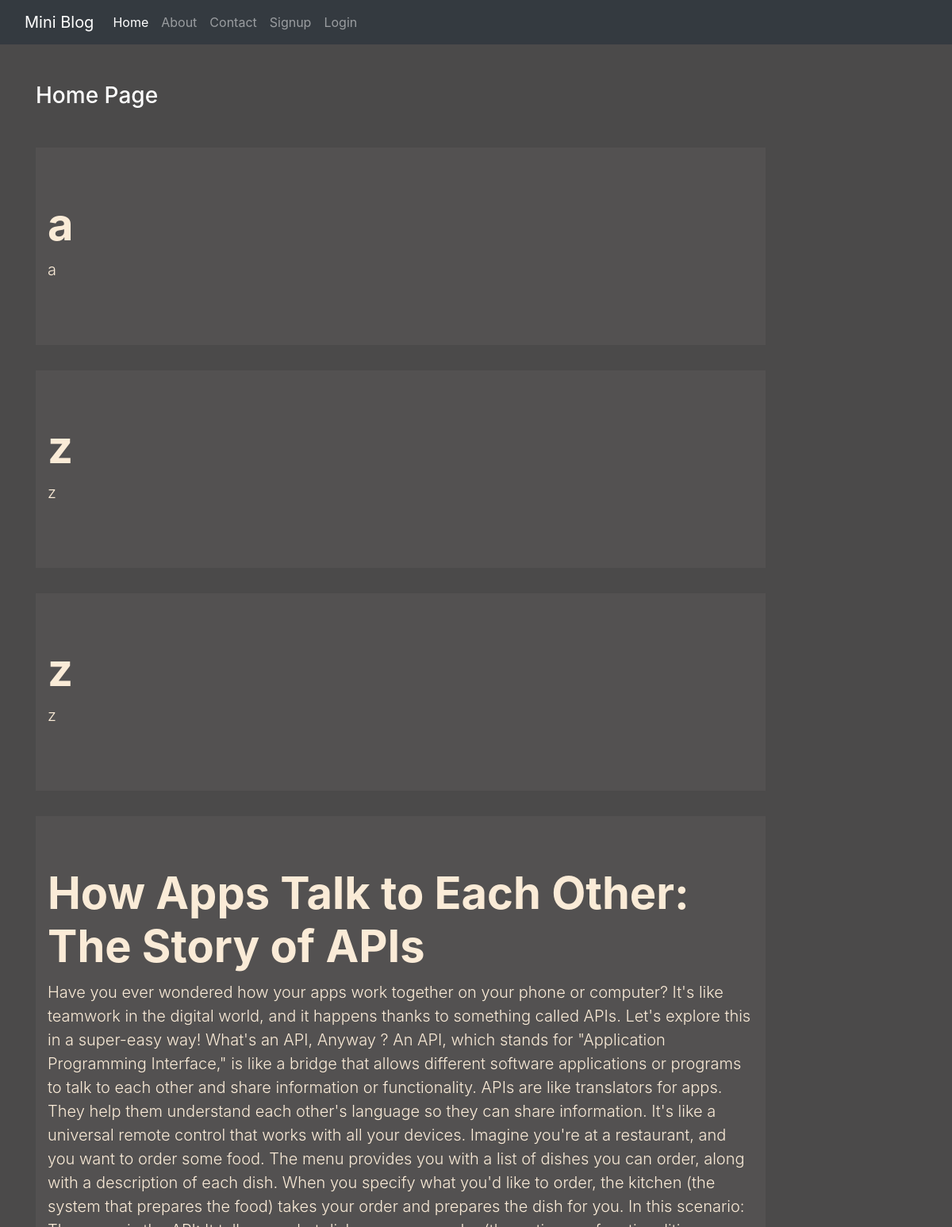
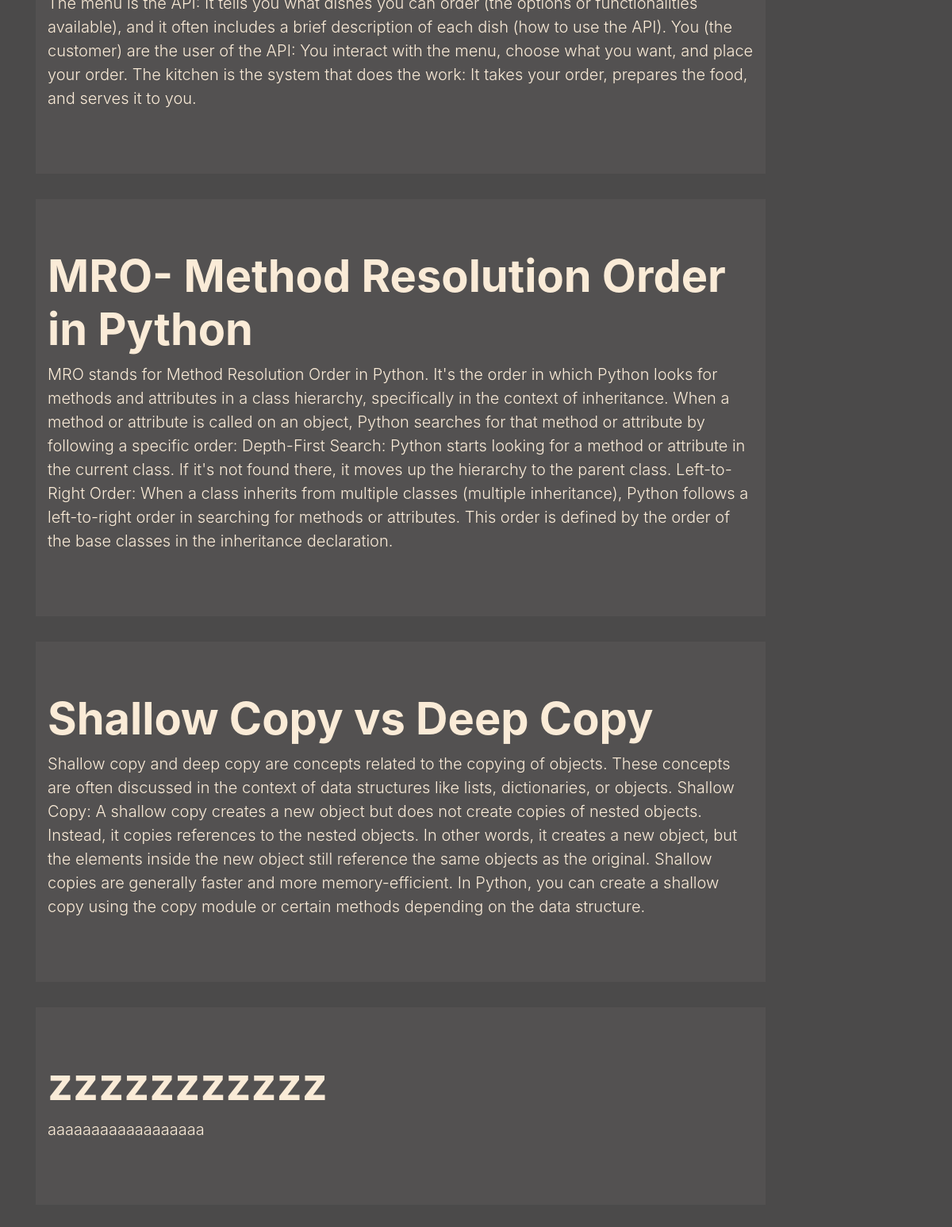
The page / on the database its author committed (2 pictures, top to bottom).
### blog/models.py (models this page shows)
class Post(models.Model):
 id = models.AutoField(primary_key=True)
 title = models.CharField(max_length=150)
 desc = models.TextField()
 user = models.ForeignKey(User, on_delete=models.CASCADE,)

### blog/views.py (the view)
# urls.py: 2. Add a URL to urlpatterns:  path('', views.home, name='home')
def home(request):
 posts = Post.objects.all()
 return render(request, 'blog/home.html', {'posts':posts})

### blog/templates/blog/home.html
{% extends 'blog/base.html' %}
{% load static %}
{% block content %}
<div class="col-sm-10">
 <h3 class="text-white my-5">Home Page</h3>
  {% for post in posts %}
    <div class="jumbotron jumbotron-fluid jumbo-color">
      <div class="container">
        <h1 class="display-4 font-weight-bold">{{post.title}}</h1>
        <p class="lead">{{post.desc}}</p>
      </div>
    </div>
  {% endfor %}
</div>
{% endblock content %}

### blog/templates/blog/base.html (shortened to what this page needs)
<!DOCTYPE html>
{% load static %}
<html lang="en">
<head>
 <link rel="stylesheet" href="{% static 'blog/css/bootstrap.css' %}">
 <link rel="stylesheet" href="{% static 'blog/css/style.css' %}">
</head>
<body>
 <div class="container-fluid bg-dark">
  {% include 'blog/navbar.html' %}
 </div>
 <div class="container">
  <div class="row">
   {% block content %}
   {% endblock content %}
  </div>
 </div>
</body>
</html>

### blog/templates/blog/navbar.html (shortened to what this page needs)
<nav class="navbar navbar-expand-lg navbar-dark bg-dark">
  <a class="navbar-brand" href="#">Mini Blog</a>
  <div class="collapse navbar-collapse" id="navbarNav">
    <ul class="navbar-nav">
      <li class="nav-item active">
        <a class="nav-link" href="/">Home <span class="sr-only">(current)</span></a>
      </li>
      <li class="nav-item">
        <a class="nav-link" href="{% url 'about' %}">About</a>
      </li>
      <li class="nav-item">
        <a class="nav-link" href="{% url 'contact' %}">Contact</a>
      </li>
      {% if request.user.is_authenticated %}
      <li class="nav-item">
        <a class="nav-link" href="{% url 'dashboard' %}">Dashboard</a>
      </li>
      <li class="nav-item">
        <a class="nav-link" href="{% url 'logout' %}">Logout</a>
      </li>
      {% else %}
      <li class="nav-item">
        <a class="nav-link" href="{% url 'signup' %}">Signup</a>
      </li>
      <li class="nav-item">
        <a class="nav-link" href="{% url 'login' %}">Login</a>
      </li>
      {% endif %}
    </ul>
  </div>
</nav>

### blog/static/blog/css/style.css (style rules this page uses)
body { background-color: rgb(75, 74, 74); color: antiquewhite; }
.jumbo-color { background-color: rgb(83, 81, 81); }

### rows shown on the page
Post: title "a", desc "a"
Post: title "z", desc "z"
Post: title "z", desc "z"
Post: title "How Apps Talk to Each Other: The Story of APIs", desc "Have you ever wondered how your apps work together on your phone or computer? It's like teamwork in the digital world, and it happens thanks to something called APIs. Let's explore this in a super-easy way! What's an API, Anyway ? An API, which stands for \"Application Programming Interface,\" is like a bridge that allows different software applications or programs to talk to each other and share information or functionality. APIs are like translators for apps. They help them understand each other's language so they can share information. It's like a universal remote control that works with all your devices. Imagine you're at a restaurant, and you want to order some food. The menu provides…"
Post: title "MRO- Method Resolution Order in Python", desc "MRO stands for Method Resolution Order in Python. It's the order in which Python looks for methods and attributes in a class hierarchy, specifically in the context of inheritance. When a method or attribute is called on an object, Python searches for that method or attribute by following a specific order: Depth-First Search: Python starts looking for a method or attribute in the current class. If it's not found there, it moves up the hierarchy to the parent class. Left-to-Right Order: When a class inherits from multiple classes (multiple inheritance), Python follows a left-to-right order in searching for methods or attributes. This order is defined by the order of the base classes in the…"
Post: title "Shallow Copy vs Deep Copy", desc "Shallow copy and deep copy are concepts related to the copying of objects. These concepts are often discussed in the context of data structures like lists, dictionaries, or objects. Shallow Copy: A shallow copy creates a new object but does not create copies of nested objects. Instead, it copies references to the nested objects. In other words, it creates a new object, but the elements inside the new object still reference the same objects as the original. Shallow copies are generally faster and more memory-efficient. In Python, you can create a shallow copy using the copy module or certain methods depending on the data structure."
Post: title "zzzzzzzzzzz", desc "aaaaaaaaaaaaaaaaaa"
